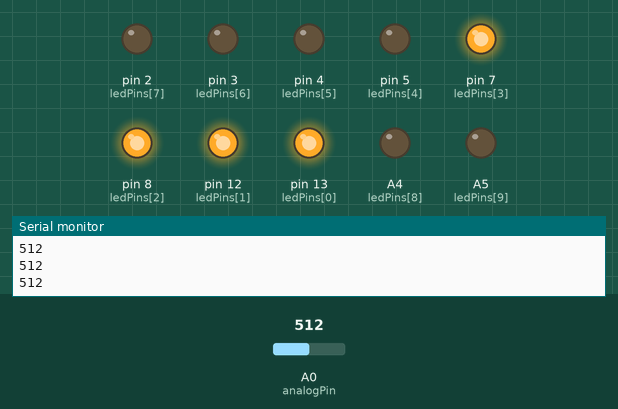
The sketch below on a simulated Arduino Uno, built with avr-gcc and run on an emulated ATmega328P. Parts: output pins drawn as LEDs (lit = HIGH), the last lines printed to the serial monitor. Inputs (shaded band) come from the test bench; at power-on: A0 (analogPin) = 512.

Above: at 1.2 s.
1.3 s: A0 (analogPin) set to 600
2.8 s: A0 (analogPin) set to 628
At 3.9 s:
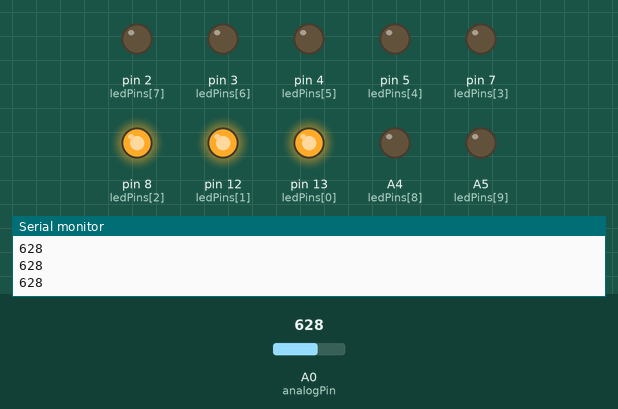
4.3 s: A0 (analogPin) set to 511
At 5.2 s:
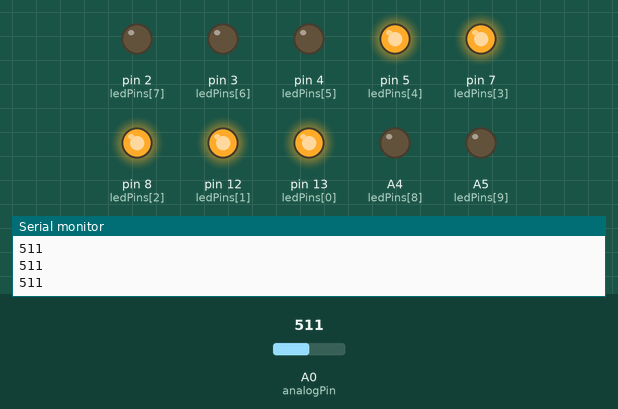
5.8 s: A0 (analogPin) set to 427
7.3 s: A0 (analogPin) set to 401
At 7.9 s:
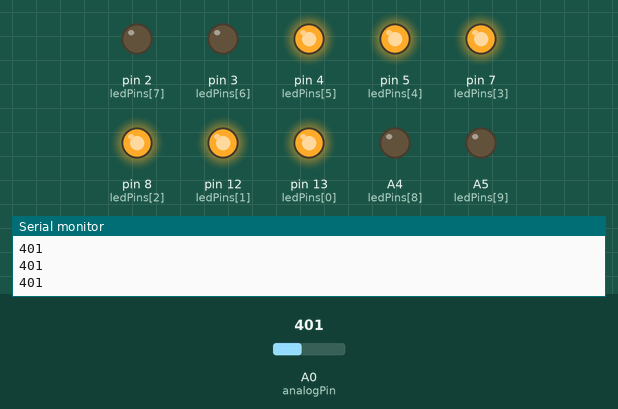
8.8 s: A0 (analogPin) set to 716
At 9.3 s:
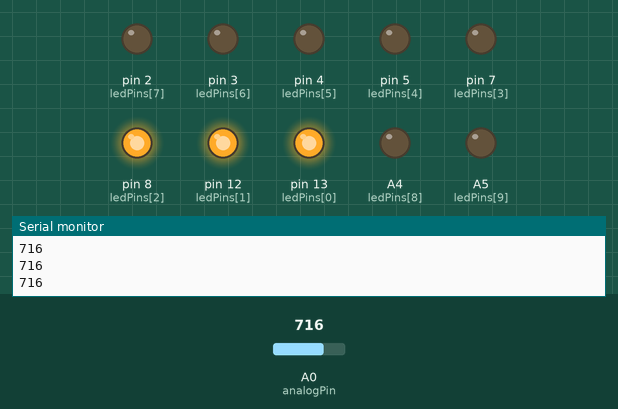
Timing chart, 0 to 11.3 s (numbered marks = the images above; inputs shaded):
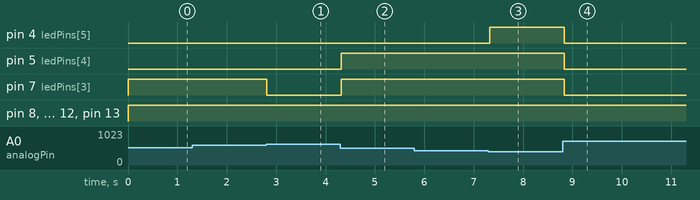

Measured:
- the behaviour switches between 613 and 614 on A0 (analogPin) (found by bisection; images 0 and 1)
- the behaviour switches between 410 and 409 on A0 (analogPin) (found by bisection; images 2 and 3)
- after the input at 2.8 s, pin 7 (ledPins[3]): HIGH → LOW at once
- after the input at 4.3 s, pin 5 (ledPins[4]), pin 7 (ledPins[3]): LOW → HIGH at once
- after the input at 7.3 s, pin 4 (ledPins[5]): LOW → HIGH at once
- after the input at 8.8 s, pin 4 (ledPins[5]), pin 5 (ledPins[4]), pin 7 (ledPins[3]): HIGH → LOW at once

The sketch:

AS-ShieldBG.ino
```cpp
/*
  QBar Graph-ArduSensor Shield

  Turns on the QBar Graph based on the value of an ArduSensor. This sketch
  makes the QBar Graph a "meter".

  You should change int lowVal and int highVal to your ArduSensor needs.

 created 17 Feb 2012
 by Quin Etnyre
 */

int lowVal = 0;          // declare the low value of your ArduSensor
int highVal = 1023;      // declare the high value of your ArduSensor

// these constants won't change:
const int analogPin = A0;   // the pin that our ArduSensor is connected
const int ledCount = 10;    // the number of LEDs in the QBar Graph

int ledPins[] = {
13, 12, 8, 7, 5, 4, 3, 2, A4, A5 };   // an array of our LED pins


void setup() {
  // loop over the pin array and set them all to output:
  for (int thisLed = 0; thisLed < ledCount; thisLed++) {
    pinMode(ledPins[thisLed], OUTPUT);
  }
  Serial.begin(9600);    // start serial communication
}

void loop() {
  // read the ArduSensor:
  int sensorReading = analogRead(analogPin);
  // map the result to a range from 0 to the number of LEDs:
  int ledLevel = map(sensorReading, highVal, lowVal, 0, ledCount);

  // loop over the QBar Graph:
  for (int thisLed = 0; thisLed < ledCount; thisLed++) {
    // if the array element's index is less than ledLevel,
    // turn the pin for this element on:
    if (thisLed < ledLevel) {
      digitalWrite(ledPins[thisLed], HIGH);
    }
    // turn off all pins higher than the ledLevel:
    else {
      digitalWrite(ledPins[thisLed], LOW);
    }
  }

  Serial.println(sensorReading, DEC);     // print the ArduSensor value to the
  delay(100);                             // serial monitor
}
```

ArduSensorShield-Demo.ino
```cpp

```
